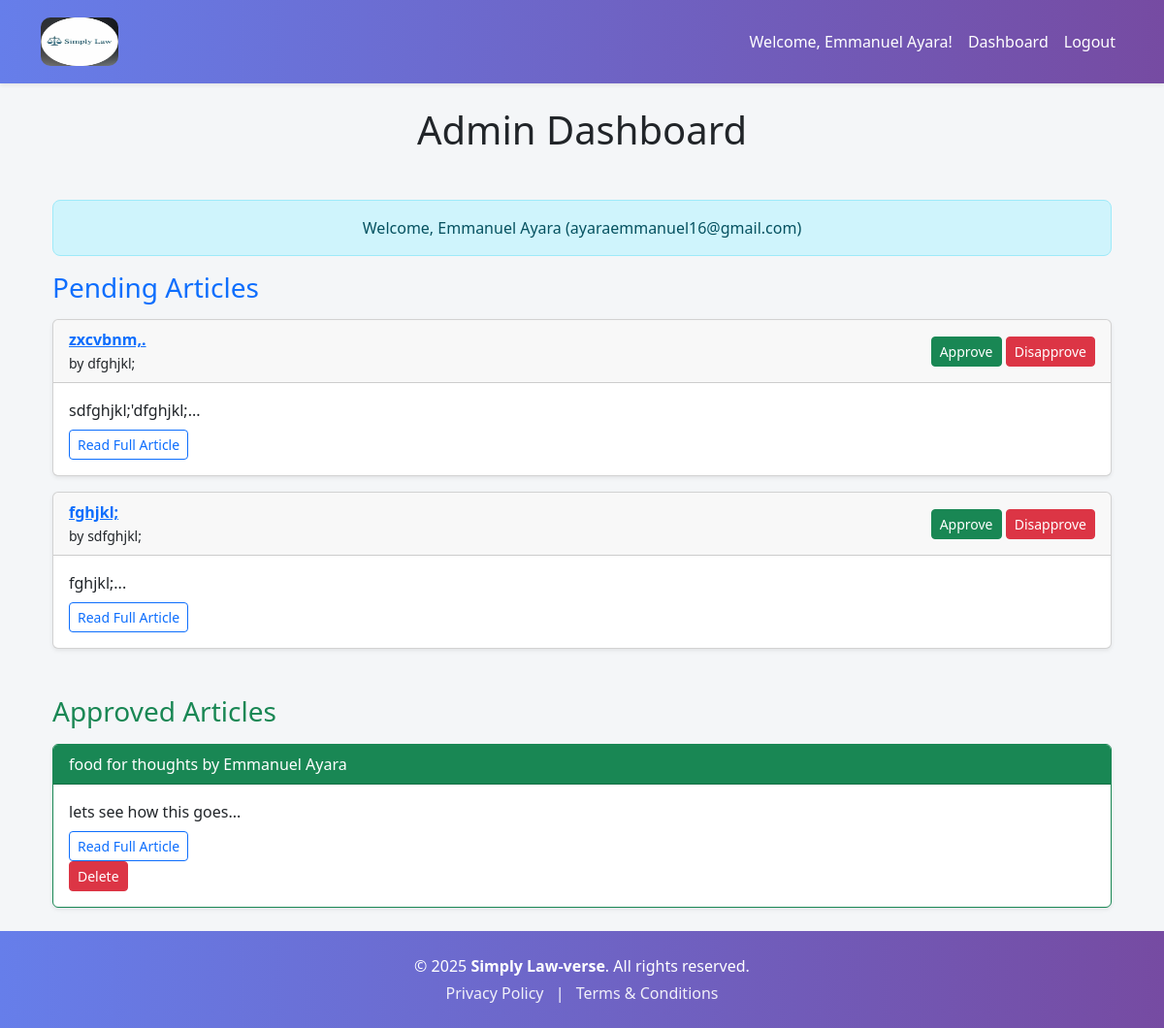
The app's page /admin/dashboard (signed in), older data.
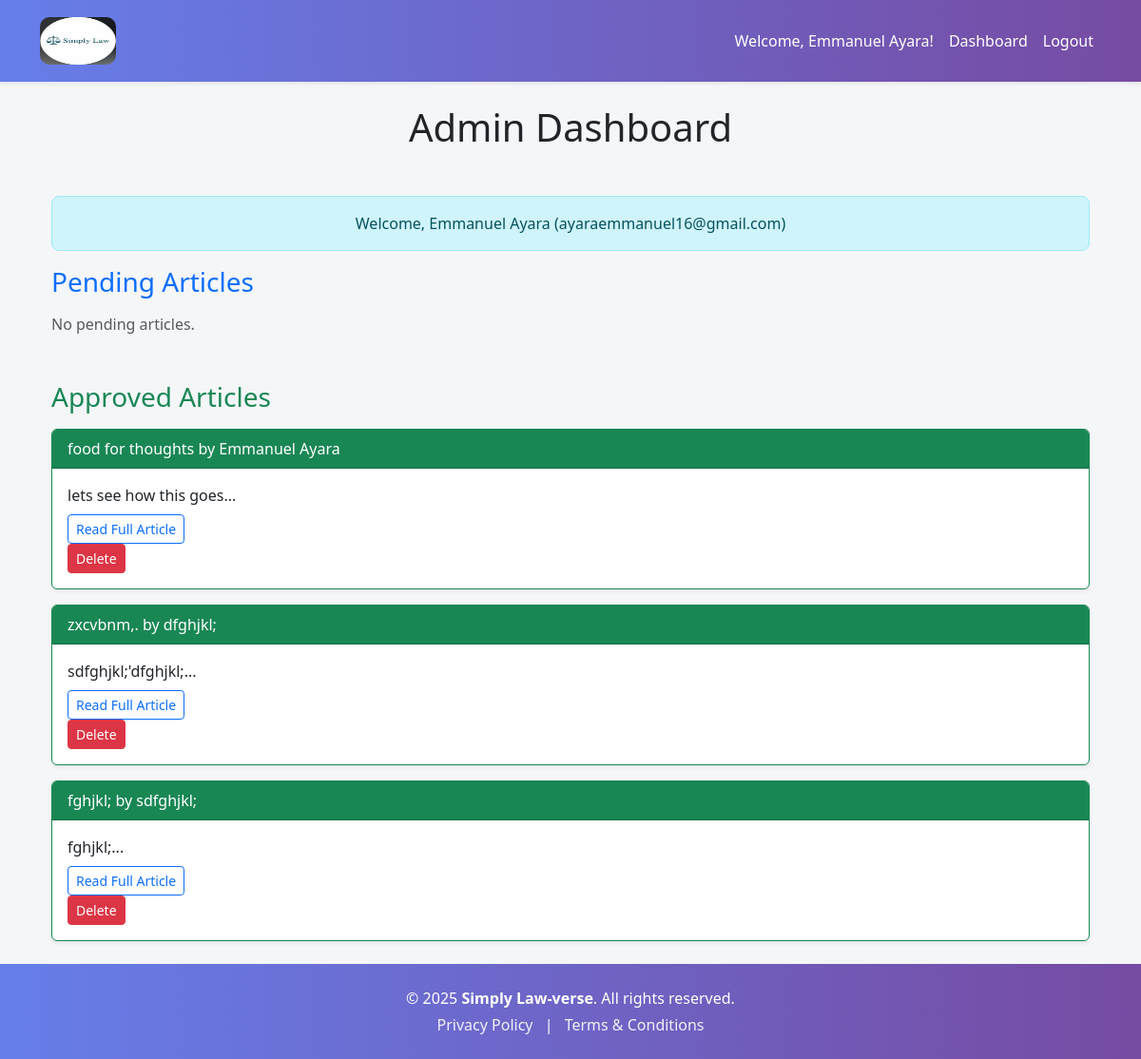
The same page, newer data.
### models.py (models this page shows)
class Article(db.Model):
    id = db.Column(db.Integer, primary_key=True)
    email = db.Column(db.String(120))
    title = db.Column(db.String(100), nullable=False)
    content = db.Column(db.Text, nullable=False)
    author = db.Column(db.String(100), nullable=False)
    date_posted = db.Column(db.DateTime, default=datetime.utcnow)
    comments = db.relationship('Comment', backref='article', lazy=True)
    status = db.Column(db.String(20), nullable=False, default='pending')
    date_submitted = db.Column(db.DateTime, default=datetime.utcnow)
    image_filename = db.Column(db.String(120), nullable=True)
    document_filename = db.Column(db.String(120), nullable=True)
    approved = db.Column(db.Boolean, default=False)  # <- important!

### routes.py (the view)
@app.route('/admin/dashboard')
@login_required
def admin_dashboard():
    if not current_user.is_admin:
        flash('Access denied.', 'danger')
        return redirect(url_for('home'))
    pending = Article.query.filter_by(status='pending').all()
    approved = Article.query.filter_by(status='approved').all()
    return render_template('admin_dashboard.html', articles=pending, approved_articles=approved)

### routes.py (called while the page is built)
@login_manager.user_loader
def load_user(user_id):
    return User.query.get(int(user_id))

### templates/admin_dashboard.html
{% extends 'layout.html' %}
{% block content %}
<div class="container mt-4">
  <h1 class="mb-5 text-center">Admin Dashboard</h1>
  <div class="alert alert-info text-center">
    Welcome, {{ current_user.username }} ({{ current_user.email }})
  </div>
  <div class="mb-5">
    <h3 class="mb-3 text-primary">Pending Articles</h3>
    {% if articles %}
      {% for article in articles %}
        <div class="card mb-3 shadow-sm">
          <div class="card-header d-flex justify-content-between align-items-center">
            <div>
              <strong>
                <a href="{{ url_for('view_article', article_id=article.id) }}">
                  {{ article.title }}
                </a>
              </strong><br>
              <small>by {{ article.author }}</small>
            </div>
            <div>
              <a href="{{ url_for('approve_article', article_id=article.id) }}" class="btn btn-sm btn-success">Approve</a>
              <a href="{{ url_for('disapprove_article', article_id=article.id) }}" class="btn btn-sm btn-danger">Disapprove</a>
            </div>
          </div>
          <div class="card-body">
            {{ article.content[:250] }}...
            <div class="mt-2">
              <a href="{{ url_for('view_article', article_id=article.id) }}" class="btn btn-sm btn-outline-primary">Read Full Article</a>
            </div>
          </div>
        </div>
      {% endfor %}
    {% else %}
      <p class="text-muted">No pending articles.</p>
    {% endif %}
  </div>
  <div>
    <h3 class="mb-3 text-success">Approved Articles</h3>
    {% if approved_articles %}
      {% for article in approved_articles %}
        <div class="card mb-3 shadow-sm border-success">
          <div class="card-header bg-success text-white">
            {{ article.title }} by {{ article.author }}
          </div>
          <div class="card-body">
            {{ article.content[:250] }}...
            <div class="mt-2">
              <a href="{{ url_for('view_article', article_id=article.id) }}" class="btn btn-sm btn-outline-primary">Read Full Article</a>
            </div>
            <div>
              <a href="{{ url_for('disapprove_article', article_id=article.id) }}" class="btn btn-sm btn-danger">Delete</a>
            </div>
          </div>
        </div>
      {% endfor %}
    {% else %}
      <p class="text-muted">No approved articles yet.</p>
    {% endif %}
  </div>
</div>
{% endblock %}

Row changes from the older to the newer data that the page shows:
changed Article "zxcvbnm,.": moves from the list under "Pending Articles" to the list under "Approved Articles"
changed Article "fghjkl;": moves from the list under "Pending Articles" to the list under "Approved Articles"
Text that changed along with them:
text now shown: "No pending articles."
